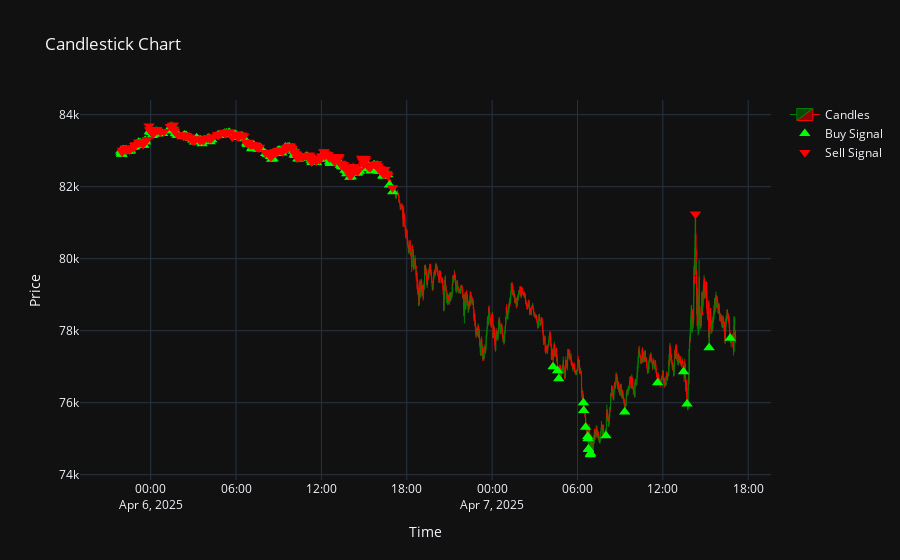

Write notebook code for a chart like this one.
### Code cell
total_pnl, end_pnls, rewards, actions = validate_agent(test_env, agent, test_features, render=True, episodes=1, verbose=False)

print(f"Total PnL on test set: {total_pnl:.2f}")

### Figure 1 — Plotly figure (JSON) as saved in the notebook; plotly's stock layout.template omitted (floating-point values rounded to 4 significant figures; data arrays with more than 128 entries replaced by an {"elided": "..."} marker saying what was removed)
{"data": [{"close": {"elided": "2600 float values"}, "decreasing": {"line": {"color": "red"}}, "high": {"elided": "2600 float values"}, "increasing": {"line": {"color": "green"}}, "line": {"width": 1}, "low": {"elided": "2600 float values"}, "name": "Candles", "open": {"elided": "2600 float values"}, "type": "candlestick", "whiskerwidth": 0.2, "x": {"elided": "2600 str values"}}, {"marker": {"color": "lime", "size": 10, "symbol": "triangle-up"}, "mode": "markers", "name": "Buy Signal", "type": "scatter", "x": {"elided": "223 str values"}, "y": {"elided": "223 float values"}}, {"marker": {"color": "red", "size": 10, "symbol": "triangle-down"}, "mode": "markers", "name": "Sell Signal", "type": "scatter", "x": {"elided": "201 str values"}, "y": {"elided": "201 float values"}}], "layout": {"title": {"text": "Candlestick Chart"}, "xaxis": {"rangeslider": {"visible": false}, "title": {"text": "Time"}}, "yaxis": {"title": {"text": "Price"}}}}
